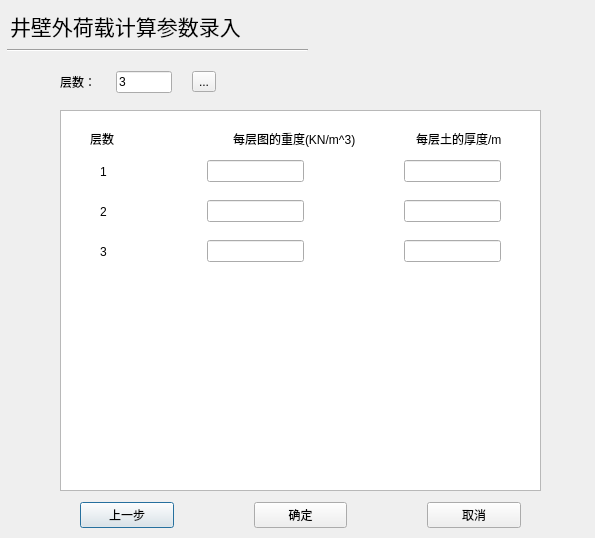
<?xml version="1.0" encoding="UTF-8"?>
<ui version="4.0">
 <class>OutLoadDialog</class>
 <widget class="QDialog" name="OutLoadDialog">
  <property name="windowModality">
   <enum>Qt::ApplicationModal</enum>
  </property>
  <property name="geometry">
   <rect>
    <x>0</x>
    <y>0</y>
    <width>595</width>
    <height>538</height>
   </rect>
  </property>
  <property name="windowTitle">
   <string>井壁外荷载计算参数录入</string>
  </property>
  <widget class="QWidget" name="layoutWidget">
   <property name="geometry">
    <rect>
     <x>80</x>
     <y>500</y>
     <width>441</width>
     <height>30</height>
    </rect>
   </property>
   <layout class="QHBoxLayout" name="horizontalLayout_4">
    <property name="spacing">
     <number>80</number>
    </property>
    <item>
     <widget class="QPushButton" name="preButton">
      <property name="text">
       <string>上一步</string>
      </property>
     </widget>
    </item>
    <item>
     <widget class="QPushButton" name="okButton">
      <property name="text">
       <string>确定</string>
      </property>
     </widget>
    </item>
    <item>
     <widget class="QPushButton" name="cancleButton">
      <property name="text">
       <string>取消</string>
      </property>
     </widget>
    </item>
   </layout>
  </widget>
  <widget class="Line" name="line">
   <property name="geometry">
    <rect>
     <x>7</x>
     <y>40</y>
     <width>301</width>
     <height>20</height>
    </rect>
   </property>
   <property name="orientation">
    <enum>Qt::Horizontal</enum>
   </property>
  </widget>
  <widget class="QLabel" name="label_7">
   <property name="geometry">
    <rect>
     <x>10</x>
     <y>0</y>
     <width>311</width>
     <height>51</height>
    </rect>
   </property>
   <property name="font">
    <font>
     <family>微软雅黑</family>
     <pointsize>16</pointsize>
     <weight>50</weight>
     <bold>false</bold>
    </font>
   </property>
   <property name="lineWidth">
    <number>5</number>
   </property>
   <property name="text">
    <string>井壁外荷载计算参数录入</string>
   </property>
  </widget>
  <widget class="QListView" name="listView">
   <property name="geometry">
    <rect>
     <x>60</x>
     <y>110</y>
     <width>481</width>
     <height>381</height>
    </rect>
   </property>
  </widget>
  <widget class="QWidget" name="layoutWidget_2">
   <property name="geometry">
    <rect>
     <x>100</x>
     <y>200</y>
     <width>401</width>
     <height>23</height>
    </rect>
   </property>
   <layout class="QHBoxLayout" name="horizontalLayout_5">
    <property name="spacing">
     <number>100</number>
    </property>
    <item>
     <widget class="QLabel" name="label_6">
      <property name="text">
       <string>2</string>
      </property>
     </widget>
    </item>
    <item>
     <widget class="QLineEdit" name="lineEdit_4"/>
    </item>
    <item>
     <widget class="QLineEdit" name="lineEdit_5"/>
    </item>
   </layout>
  </widget>
  <widget class="QWidget" name="layoutWidget_3">
   <property name="geometry">
    <rect>
     <x>100</x>
     <y>240</y>
     <width>401</width>
     <height>23</height>
    </rect>
   </property>
   <layout class="QHBoxLayout" name="horizontalLayout_6">
    <property name="spacing">
     <number>100</number>
    </property>
    <item>
     <widget class="QLabel" name="label_8">
      <property name="text">
       <string>3</string>
      </property>
     </widget>
    </item>
    <item>
     <widget class="QLineEdit" name="lineEdit_6"/>
    </item>
    <item>
     <widget class="QLineEdit" name="lineEdit_7"/>
    </item>
   </layout>
  </widget>
  <widget class="QWidget" name="">
   <property name="geometry">
    <rect>
     <x>60</x>
     <y>70</y>
     <width>156</width>
     <height>24</height>
    </rect>
   </property>
   <layout class="QHBoxLayout" name="horizontalLayout">
    <property name="spacing">
     <number>20</number>
    </property>
    <item>
     <widget class="QLabel" name="label">
      <property name="text">
       <string>层数：</string>
      </property>
      <property name="alignment">
       <set>Qt::AlignRight|Qt::AlignTrailing|Qt::AlignVCenter</set>
      </property>
     </widget>
    </item>
    <item>
     <widget class="QLineEdit" name="lineEdit">
      <property name="inputMethodHints">
       <set>Qt::ImhDigitsOnly</set>
      </property>
      <property name="text">
       <string>3</string>
      </property>
     </widget>
    </item>
    <item>
     <widget class="QToolButton" name="toolButton">
      <property name="text">
       <string>...</string>
      </property>
      <property name="icon">
       <iconset resource="assets.qrc">
        <normaloff>:/icon/assets/tool/add.png</normaloff>:/icon/assets/tool/add.png</iconset>
      </property>
     </widget>
    </item>
   </layout>
  </widget>
  <widget class="QWidget" name="">
   <property name="geometry">
    <rect>
     <x>90</x>
     <y>130</y>
     <width>412</width>
     <height>17</height>
    </rect>
   </property>
   <layout class="QHBoxLayout" name="horizontalLayout_2">
    <property name="spacing">
     <number>60</number>
    </property>
    <item>
     <widget class="QLabel" name="label_2">
      <property name="text">
       <string>层数</string>
      </property>
     </widget>
    </item>
    <item>
     <widget class="QLabel" name="label_3">
      <property name="text">
       <string>每层图的重度(KN/m^3)</string>
      </property>
     </widget>
    </item>
    <item>
     <widget class="QLabel" name="label_4">
      <property name="text">
       <string>每层土的厚度/m</string>
      </property>
     </widget>
    </item>
   </layout>
  </widget>
  <widget class="QWidget" name="">
   <property name="geometry">
    <rect>
     <x>100</x>
     <y>160</y>
     <width>401</width>
     <height>23</height>
    </rect>
   </property>
   <layout class="QHBoxLayout" name="horizontalLayout_3">
    <property name="spacing">
     <number>100</number>
    </property>
    <item>
     <widget class="QLabel" name="label_5">
      <property name="text">
       <string>1</string>
      </property>
     </widget>
    </item>
    <item>
     <widget class="QLineEdit" name="lineEdit_2"/>
    </item>
    <item>
     <widget class="QLineEdit" name="lineEdit_3"/>
    </item>
   </layout>
  </widget>
 </widget>
 <resources>
  <include location="assets.qrc"/>
 </resources>
 <connections/>
</ui>
